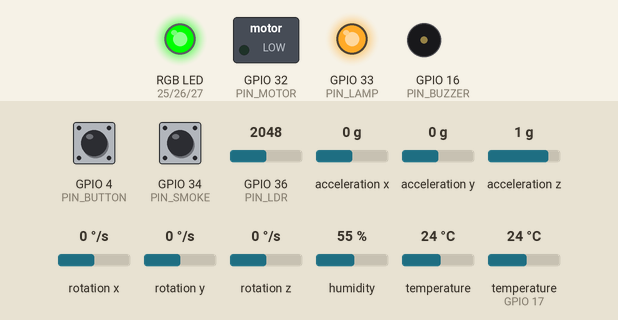
The sketch below on a simulated ESP32. Shown: switched loads named in the sketch (green lamp = pin HIGH), an RGB LED mixed from three pins (HIGH = lit), output pins drawn as LEDs (lit = HIGH), buzzer (waves = sounding, pin HIGH). The inputs (shaded band) are chosen by the test bench; at power-on: temperature (sensor on GPIO 17) 24 °C, GPIO 36 (PIN_LDR) = 2048, GPIO 4 (PIN_BUTTON) HIGH, GPIO 34 (PIN_SMOKE) HIGH, acceleration x 0 g, acceleration y 0 g, acceleration z 1 g, rotation x 0 °/s, rotation y 0 °/s, rotation z 0 °/s, humidity 55 %, temperature 24 °C. WiFi joins after 1.5 s; servers stay silent unless stated; no MQTT or app messages arrive unless stated; what the sketch prints to the serial monitor is not drawn.

Above: at 2.7 s.
2.8 s: temperature (sensor on GPIO 17) set to 28 °C
7.2 s: temperature (sensor on GPIO 17) set to 31 °C
At 11.4 s:
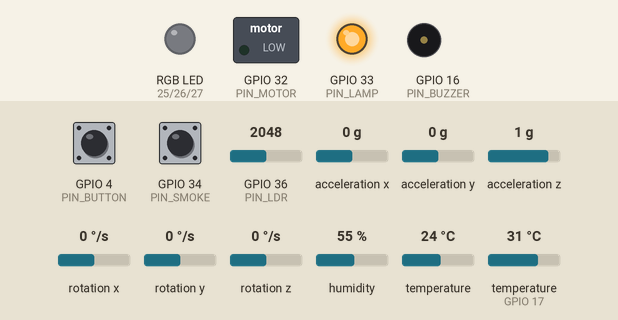
12.1 s: GPIO 36 (PIN_LDR) set to 3134
15.6 s: GPIO 36 (PIN_LDR) set to 3237
At 17.7 s:
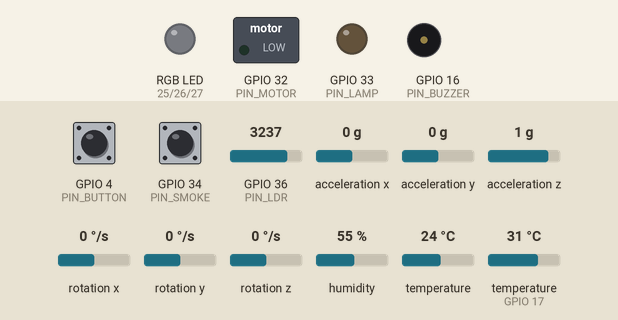
19.1 s: GPIO 36 (PIN_LDR) set to 2960
At 19.73 s:
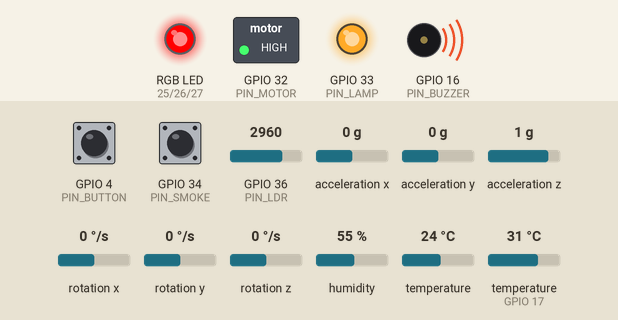
22.6 s: GPIO 36 (PIN_LDR) set to 3972
At 22.71 s:
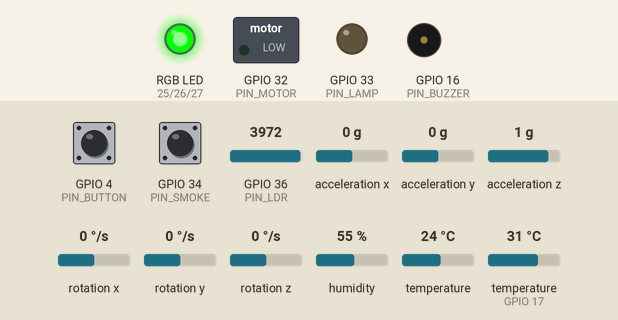
Timing chart, 0 to 27.1 s (numbered marks = the images above; inputs shaded):
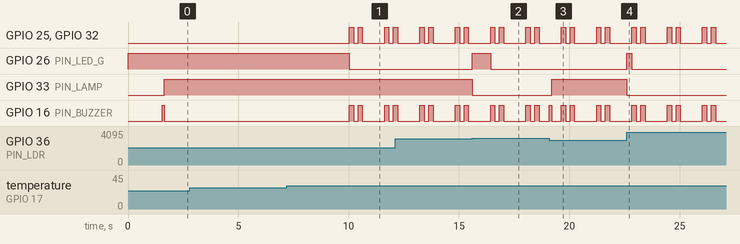

The sketch:

SmartSafetyHelmet.ino
```cpp
// Smart Safety Helmet Firmware
// Description: ESP32-based firmware integrating environmental and motion sensors,
//              multimodal local alerts, and MQTT cloud reporting for real-time
//              safety monitoring on construction sites.

#include <WiFi.h>            // Wi-Fi connectivity
#include <PubSubClient.h>    // MQTT client
#include <Wire.h>            // I2C communication
#include <Adafruit_MPU6050.h>// IMU sensor
#include <Adafruit_Sensor.h> // Sensor abstraction
#include <DHT.h>             // Temperature & humidity sensor

// ——— CONFIGURATION ———
const char* WIFI_SSID     = "Student";            // Wi-Fi network name
const char* WIFI_PASSWORD = "xmustudent";         // Wi-Fi password
const char* MQTT_SERVER   = "broker.hivemq.com"; // MQTT broker address
const int   MQTT_PORT     = 1883;                  // MQTT broker port
const char* MQTT_TOPIC    = "smarthelmet/alert";  // Topic for publishing alerts
// ————————————————————

// ——— PIN ASSIGNMENTS ———
#define PIN_DHT     17    // DHT11 data pin
#define PIN_DTYPE   DHT11 // DHT sensor type
#define PIN_SMOKE   34    // MQ-2 digital output (LOW = smoke detected)
#define PIN_LDR     36    // LDR analog input (ADC1_CH0)
#define PIN_BUZZER  16    // Piezo buzzer output
#define PIN_MOTOR   32    // Vibration motor MOSFET gate
#define PIN_LED_R   25    // RGB LED red channel
#define PIN_LED_G   26    // RGB LED green channel
#define PIN_LED_B   27    // RGB LED blue channel (unused)
#define PIN_LAMP    33    // Headlamp MOSFET gate
#define PIN_BUTTON  4     // Clear-alert button (INPUT_PULLUP)
// —————————————————————

// ——— THRESHOLDS ———
const float ACCEL_G_TH = 2.5;   // Impact threshold in g
const float TEMP_TH_C  = 30.0;  // Temperature threshold in °C
const int   LDR_TH     = 3200;  // ADC reading threshold for low light
// ——————————————————

// Sensor and communication objects
Adafruit_MPU6050 mpu;              // IMU sensor instance
DHT             dht(PIN_DHT, PIN_DTYPE); // Temperature/humidity sensor instance
WiFiClient      wifiClient;        // TCP client for MQTT
PubSubClient    mqtt(wifiClient);  // MQTT client

// State variables
bool    inAlert           = false; // Flag: currently in alert state
bool    lowLightNotified  = false; // Flag: low-light warning sent
uint32_t tLastTemp        = 0;     // Last temperature check timestamp
uint32_t tLastImu         = 0;     // Last IMU check timestamp
uint32_t buttonHoldStart  = 0;     // Timestamp for button long-press detection
// Pattern durations: beep/vibration on1, off1, on2, pause
const uint16_t PAT_DUR[4] = {200, 200, 200, 1000};
uint8_t  patIdx           = 0;     // Current index in alert pattern
uint32_t tPat             = 0;     // Timestamp of last alert pattern step

// ——— HELPER FUNCTIONS ———

// Sets the RGB LED to red/green; blue is unused
void setRedGreen(bool red, bool green) {
  digitalWrite(PIN_LED_R, red ? HIGH : LOW);
  digitalWrite(PIN_LED_G, green ? HIGH : LOW);
  digitalWrite(PIN_LED_B, LOW);
}

// Emits a single short beep for acknowledgments
void singleBeep() {
  digitalWrite(PIN_BUZZER, HIGH);
  delay(100);
  digitalWrite(PIN_BUZZER, LOW);
}

// Turn headlamp on/off
void lampOn()  { digitalWrite(PIN_LAMP, HIGH); }
void lampOff() { digitalWrite(PIN_LAMP, LOW);  }

// Ensure MQTT connection is active; reconnect if dropped
void ensureMqtt() {
  if (WiFi.status() == WL_CONNECTED && !mqtt.connected()) {
    mqtt.connect("helmetClient");
  }
}

// Format float value to string with one decimal place
String formatValue(float v) {
  char buf[8];
  dtostrf(v, 4, 1, buf);
  return String(buf);
}

// Publish alert message and start local alarm pattern
void startAlert(const char* type) {
  inAlert = true;              // Enter alert state
  patIdx  = 0;                 // Reset alert pattern
  tPat    = millis();          // Timestamp pattern start
  buttonHoldStart = 0;         // Reset button timer

  // Compose human-readable message based on alert type
  String msg;
  if (strcmp(type, "smoke") == 0) {
    msg = "⚠️ Smoke detected! Possible fire hazard.";
  }
  else if (strcmp(type, "temperature") == 0) {
    float T = dht.readTemperature();
    msg = "🌡️ Heat alert! Temp = " + formatValue(T) + "°C (above safe 30°C).";
  }
  else { // g force / impact
    sensors_event_t a, g, tEvt;
    mpu.getEvent(&a, &g, &tEvt);
    float gmag = sqrt(
      sq(a.acceleration.x / 9.80665F) +
      sq(a.acceleration.y / 9.80665F) +
      sq(a.acceleration.z / 9.80665F)
    );
    msg = "💥 Impact detected! G-force = " + formatValue(gmag) + " g.";
  }

  // Publish via MQTT
  ensureMqtt();
  mqtt.publish(MQTT_TOPIC, msg.c_str());

  // Activate local alarms: beep, vibration, red LED
  Serial.println(msg);
  digitalWrite(PIN_BUZZER, HIGH);
  digitalWrite(PIN_MOTOR,  HIGH);
  setRedGreen(true, false);
}

// Clear the alert: stop outputs and reset LEDs
void clearAlert() {
  inAlert = false;
  digitalWrite(PIN_BUZZER, LOW);
  digitalWrite(PIN_MOTOR,  LOW);
  setRedGreen(false, true);
  Serial.println("Alert cleared");
}

// ——— SETUP: runs once on power-up ———
void setup() {
  Serial.begin(9600);             // Initialize serial for debug
  while (!Serial) delay(10);

  // Configure I/O pins
  pinMode(PIN_SMOKE,  INPUT);
  pinMode(PIN_LDR,    INPUT);
  pinMode(PIN_BUZZER, OUTPUT);  digitalWrite(PIN_BUZZER, LOW);
  pinMode(PIN_MOTOR,  OUTPUT);  digitalWrite(PIN_MOTOR,  LOW);
  pinMode(PIN_LED_R,  OUTPUT);
  pinMode(PIN_LED_G,  OUTPUT);
  pinMode(PIN_LED_B,  OUTPUT);
  pinMode(PIN_LAMP,   OUTPUT);  digitalWrite(PIN_LAMP,   LOW);
  pinMode(PIN_BUTTON, INPUT_PULLUP);
  setRedGreen(false, true);      // Default LED state: green

  // Initialize sensors
  Wire.begin();
  if (!mpu.begin()) {
    Serial.println("MPU init failed");
    while (1) delay(10);
  }
  mpu.setAccelerometerRange(MPU6050_RANGE_2_G);
  mpu.setFilterBandwidth(MPU6050_BAND_21_HZ);
  dht.begin();

  // Connect to Wi-Fi (blocking)
  Serial.print("Connecting to Wi-Fi");
  WiFi.begin(WIFI_SSID, WIFI_PASSWORD);
  while (WiFi.status() != WL_CONNECTED) {
    Serial.print(".");
    delay(500);
  }
  Serial.println();
  Serial.print("Wi-Fi connected, IP=");
  Serial.println(WiFi.localIP());

  // Configure MQTT server
  mqtt.setServer(MQTT_SERVER, MQTT_PORT);
}

// ——— MAIN LOOP: runs continuously ———
void loop() {
  uint32_t now = millis();

  // Maintain MQTT connection and process incoming packets
  ensureMqtt();
  mqtt.loop();

  // 1) Low-light detection: one-shot beep & headlamp
  int L = analogRead(PIN_LDR);
  if (L < LDR_TH) {
    if (!lowLightNotified) {
      Serial.print("NOTIFY: low light, LDR="); Serial.println(L);
      singleBeep();
      lampOn();
      lowLightNotified = true;
    }
  } else if (lowLightNotified) {
    lowLightNotified = false;
    lampOff();
    setRedGreen(false, true);
  }

  // 2) Handle active alert: blink/beep/vibrate pattern & button clear
  if (inAlert) {
    if (now - tPat >= PAT_DUR[patIdx]) {
      tPat = now;
      patIdx = (patIdx + 1) & 3;
      bool on = (patIdx == 0 || patIdx == 2);
      digitalWrite(PIN_BUZZER, on ? HIGH : LOW);
      digitalWrite(PIN_MOTOR,  on ? HIGH : LOW);
      setRedGreen(on, false);
    }
    // Clear alert on 3-second long-press
    if (digitalRead(PIN_BUTTON) == LOW) {
      if (buttonHoldStart == 0) buttonHoldStart = now;
      else if (now - buttonHoldStart >= 3000) clearAlert();
    } else {
      buttonHoldStart = 0;
    }
    return; // Skip other checks while alert is active
  }

  // 3) Smoke detection (instant trigger)
  if (digitalRead(PIN_SMOKE) == LOW) {
    startAlert("smoke");
    return;
  }

  // 4) Temperature check every 2s
  static uint32_t tTempCheck = 0;
  if (now - tTempCheck >= 2000) {
    tTempCheck = now;
    float T = dht.readTemperature();
    if (!isnan(T) && T >= TEMP_TH_C) {
      startAlert("temperature");
      return;
    }
  }

  // 5) Impact/fall detection every 100ms
  static uint32_t tImuCheck = 0;
  if (now - tImuCheck >= 100) {
    tImuCheck = now;
    sensors_event_t a, g, tEvt;
    mpu.getEvent(&a, &g, &tEvt);
    float gmag = sqrt(
      sq(a.acceleration.x / 9.80665F) +
      sq(a.acceleration.y / 9.80665F) +
      sq(a.acceleration.z / 9.80665F)
    );
    if (gmag > ACCEL_G_TH) {
      startAlert("g force");
      return;
    }
  }

  // 6) Idle state: ensure outputs off and LED green
  digitalWrite(PIN_BUZZER, LOW);
  digitalWrite(PIN_MOTOR,  LOW);
  setRedGreen(false, true);
}
```

Measured:
- the behaviour switches between 29 and 30 °C on temperature (sensor on GPIO 17) (found by bisection; images 0 and 1)
- the behaviour switches between 3199 and 3200 on GPIO 36 (PIN_LDR) (found by bisection; images 1 and 2)
- after the input at 2.8 s, every drawn part: stays the same
- after the input at 7.2 s, GPIO 25 (PIN_LED_R), GPIO 32 (PIN_MOTOR), GPIO 16 (PIN_BUZZER): goes HIGH 0.20 s, LOW 0.20 s, HIGH 0.20 s, LOW 1.0 s, HIGH 0.20 s, LOW 0.20 s, then HIGH, starting after 2.8 s; GPIO 26 (PIN_LED_G): HIGH → LOW after 2.8 s
- after the input at 15.6 s, GPIO 26 (PIN_LED_G): LOW → HIGH at once, → LOW 0.83 s later; GPIO 33 (PIN_LAMP): HIGH → LOW at once
- after the input at 19.1 s, GPIO 33 (PIN_LAMP): LOW → HIGH after 0.10 s
- after the input at 22.6 s, GPIO 26 (PIN_LED_G): LOW → HIGH at once, → LOW 0.23 s later; GPIO 33 (PIN_LAMP): HIGH → LOW at once
